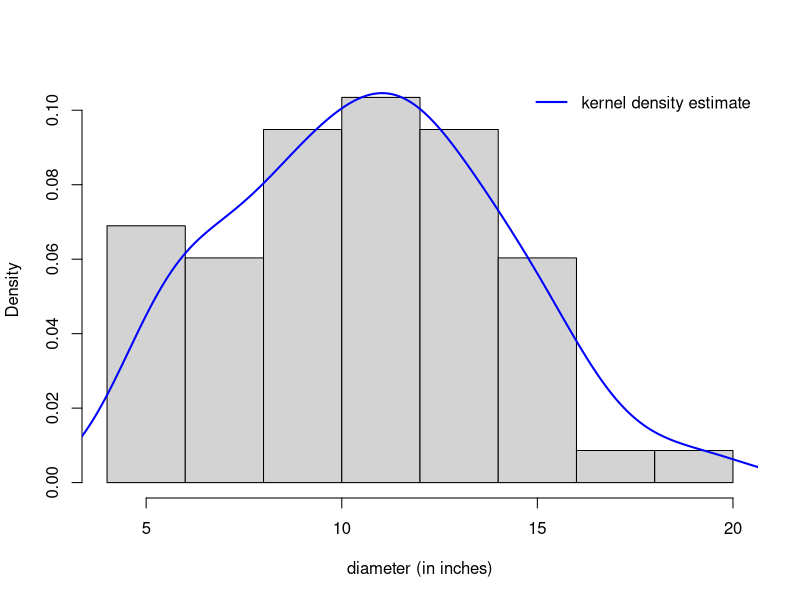
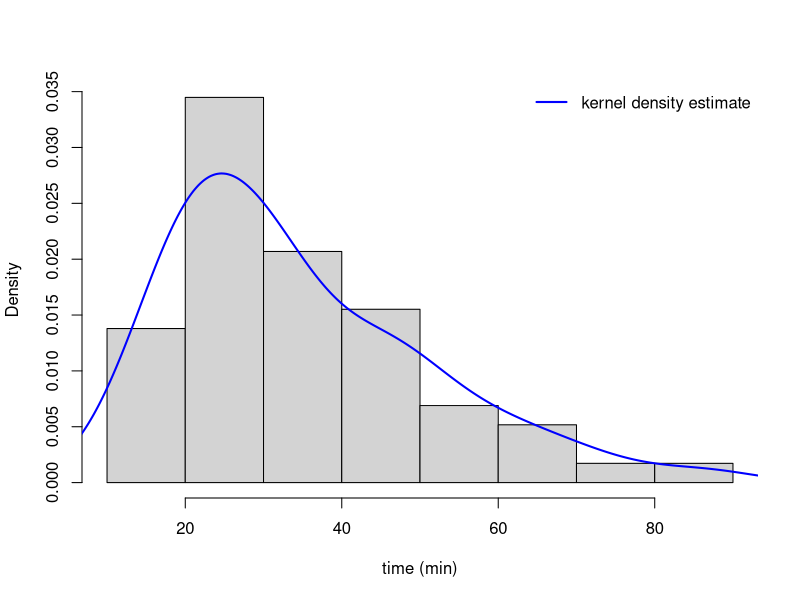
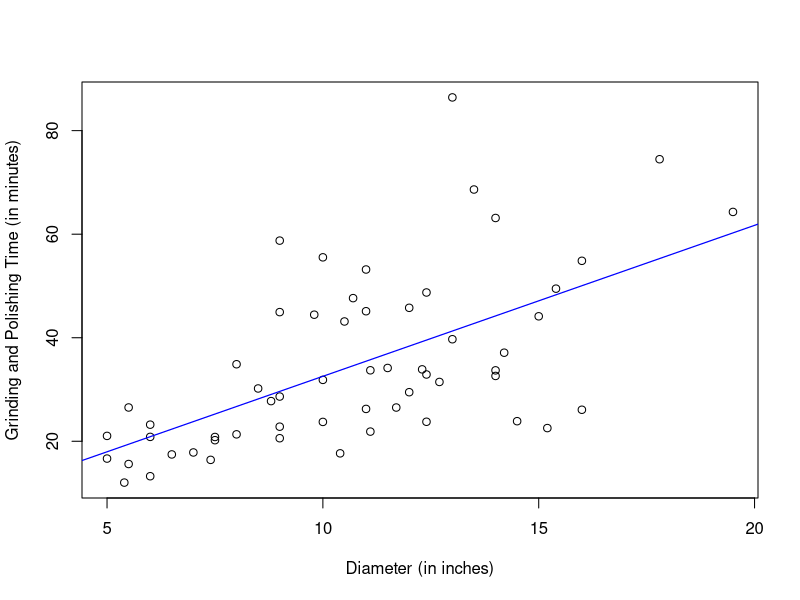
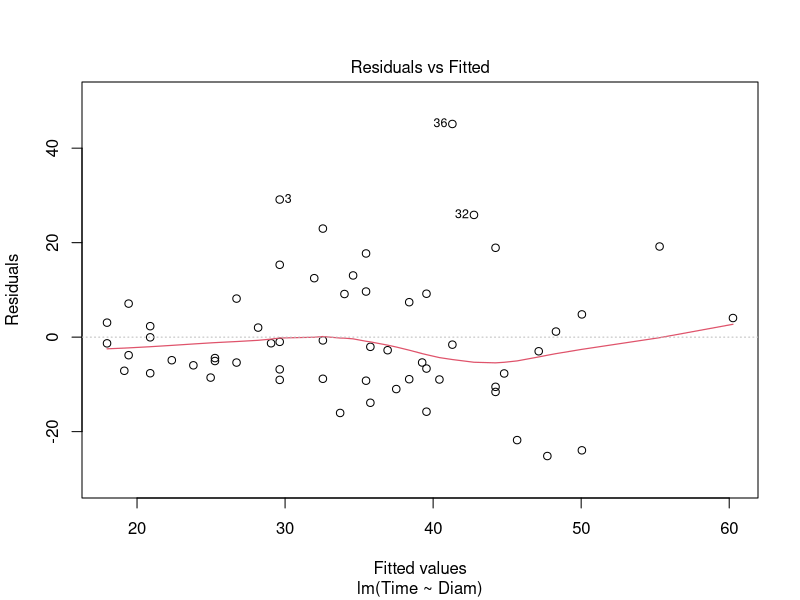
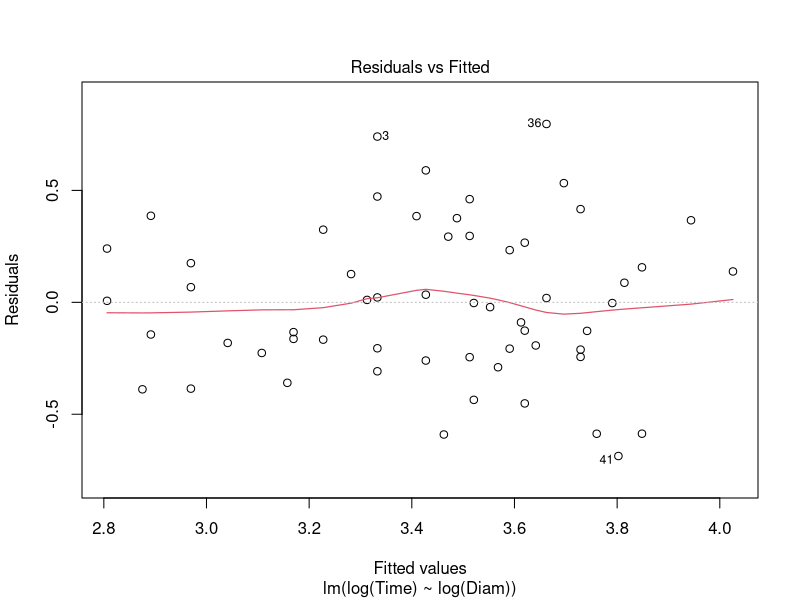

Here is the R script that generated these plots, in order:
## ---- chunk 1
require(knitr)
pdf_doc <- knitr::is_latex_output()
if (pdf_doc) {opts_chunk$set(echo=FALSE, fig.align="center", out.width="70%")} else {opts_chunk$set(echo=TRUE)}
## ---- chunk 2
dta <- read.table("../data/Nambe.csv", header=TRUE, sep=",")  

# Histogram of diameter together with kernel density estimate
hist(dta$Diam, prob=T, xlab="diameter (in inches)", main="")
lines(density(dta$Diam),lwd=2, col="blue") # Add the density estimate to the current plot.
legend("topright", legend = "kernel density estimate", lty=1, 
       lwd=2, col="blue", bty="n")

# Histogram of time together with kernel density estimate
hist(dta$Time, prob=T, xlab="time (min)", main="")
lines(density(dta$Time),lwd=2, col="blue") # Add the density estimate to the current plot.
legend("topright", legend = "kernel density estimate", lty=1, 
       lwd=2, col="blue", bty="n")
## ---- chunk 3
# Scatterplot of the data
plot(Time ~ Diam, data=dta, 
     xlab="Diameter (in inches)", 
     ylab="Grinding and Polishing Time (in minutes)")
# Add line of best fit
model1 <- lm(Time ~ Diam, data=dta)
abline(model1, col="blue", lwd=1.2)
# Residual plot for fitted model
plot(model1, 1, lwd=1.2)
## ---- chunk 4
# Fit model
model2 <- lm(log(Time) ~ log(Diam), data=dta)
# Residual plot
plot(model2, 1, lwd=1.2)
## ---- chunk 5
coef(model2)
## ---- chunk 6
exp(predict(model2, list(Diam=15)))
